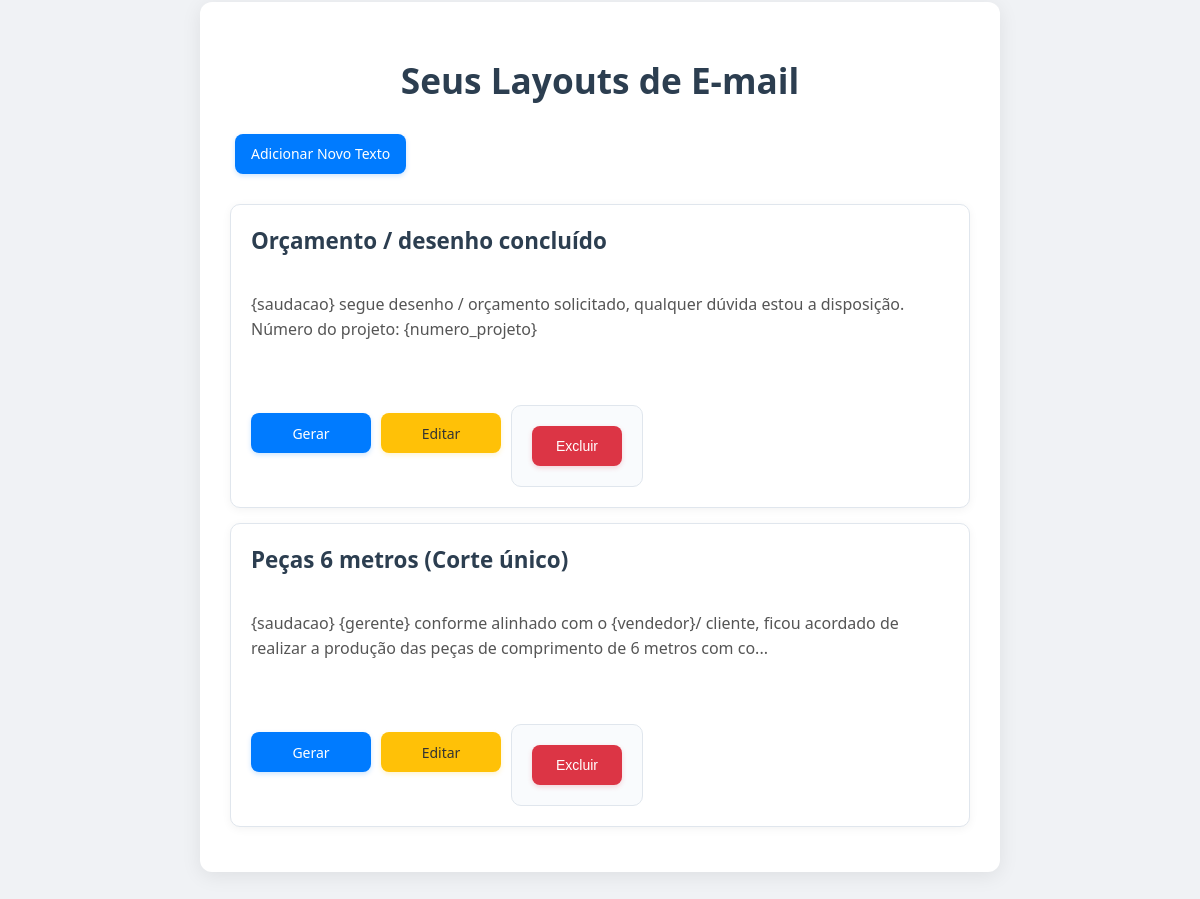
Before: / with the older database file.
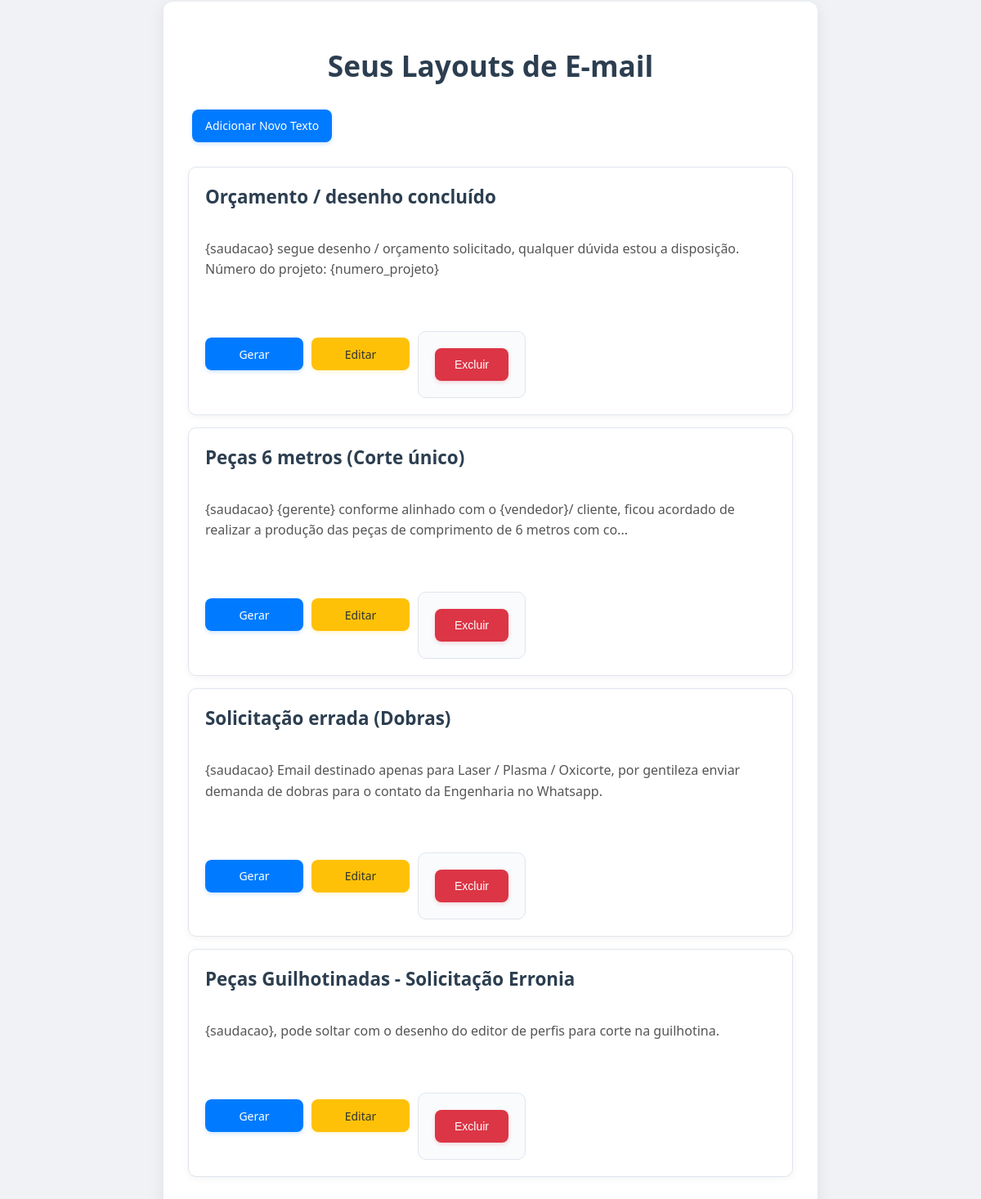
After: the same page with the newer database file.
### tables this page shows
CREATE TABLE texts (
            id INTEGER PRIMARY KEY AUTOINCREMENT,
            name TEXT NOT NULL,
            content TEXT NOT NULL
        );

### app.py (the view)
@app.route('/')
def index():
    conn = get_db_connection()
    texts = conn.execute('SELECT * FROM texts').fetchall()
    conn.close()
    return render_template('index.html', texts=texts)

### app.py (called while the page is built)
def get_db_connection():
    conn = sqlite3.connect('texts.db')
    conn.row_factory = sqlite3.Row
    return conn

### templates/index.html (shortened to what this page needs)
<!DOCTYPE html>
<html lang="pt-br">
<head>
    <link rel="stylesheet" href="{{ url_for('static', filename='css/style.css') }}">
</head>
<body>
    <div class="container">
        <h1>Seus Layouts de E-mail</h1>
        <a href="{{ url_for('add_text') }}" class="button">Adicionar Novo Texto</a>
        <div class="text-list">
            {% for text in texts %}
                <div class="text-item">
                    <h2>{{ text.name }}</h2>
                    <p>{{ text.content | truncate(150, True, '...', 0) }}</p>
                    <div class="actions">
                        <a href="{{ url_for('generate_text', text_id=text.id) }}" class="button">Gerar</a>
                        <a href="{{ url_for('edit_text', text_id=text.id) }}" class="button edit-button">Editar</a>
                        <form action="{{ url_for('delete_text', text_id=text.id) }}" method="POST" style="display:inline;">
                            <button type="submit" class="button delete-button" onclick="return confirm('Tem certeza que deseja excluir este texto?');">Excluir</button>
                        </form>
                    </div>
                </div>
            {% else %}
                <p>Nenhum texto pré-pronto cadastrado ainda. <a href="{{ url_for('add_text') }}">Adicione um!</a></p>
            {% endfor %}
        </div>
    </div>
</body>
</html>

### static/css/style.css (style rules this page uses)
body { font-family: 'Segoe UI', Roboto, 'Helvetica Neue', Arial, sans-serif; background-color: #f0f2f5; color: #333; margin: 0; padding: 2px; display: flex; justify-content: center; align-items: flex-start; min-height: 150vh; }
.container { background-color: #fff; padding: 30px; border-radius: 12px; box-shadow: 0 4px 20px rgba(0, 0, 0, 0.08); width: 100%; max-width: 800px; box-sizing: border-box; }
h1 { color: #2c3e50; text-align: center; margin-bottom: 25px; font-size: 2.2em; font-weight: 600; }
h2 { color: #34495e; margin-bottom: 15px; font-size: 1.5em; font-weight: 500; }
.button { display: inline-flex; justify-content: center; align-items: center; min-width: 100px; height: 40px; background-color: #007bff; color: white; padding: 8px 16px; border: none; border-radius: 8px; cursor: pointer; text-decoration: none; font-size: 14px; font-weight: 500; margin: 5px; transition: all 0.3s ease; box-shadow: 0 2px 5px rgba(0, 123, 255, 0.2); box-sizing: border-box; }
.edit-button { background-color: #ffc107; color: #333; box-shadow: 0 2px 5px rgba(255, 193, 7, 0.2); }
.delete-button { background-color: #dc3545; box-shadow: 0 2px 5px rgba(220, 53, 69, 0.2); }
.text-list { margin-top: 25px; }
.text-item { background-color: #ffffff; border: 1px solid #e0e6ed; padding: 20px; margin-bottom: 15px; border-radius: 10px; display: flex; flex-direction: column; gap: 12px; box-shadow: 0 2px 10px rgba(0, 0, 0, 0.05); transition: transform 0.2s ease, box-shadow 0.2s ease; }
.text-item h2 { margin-top: 0; margin-bottom: 8px; color: #2c3e50; text-align: left; font-size: 1.4em; font-weight: 600; }
.text-item p { margin-bottom: 10px; white-space: pre-wrap; line-height: 1.6; color: #555; }
.text-item .actions { margin-top: 15px; display: flex; gap: 10px; flex-wrap: wrap; justify-content: flex-start; align-items: center; }
.text-item .actions .button { flex: 1; min-width: 90px; max-width: 120px; margin: 0; text-align: center; }
form { display: flex; flex-direction: column; gap: 18px; margin-top: 25px; padding: 20px; background-color: #f9fbfd; border-radius: 10px; border: 1px solid #e0e6ed; }

Changed rows visible on the page:
added texts: name "Solicitação errada (Dobras)", content "{saudacao} Email destinado apenas para Laser / Plasma / Oxicorte, por gentileza enviar demanda de dobras para o contato da Engenharia no Whatsapp."
added texts: name "Peças Guilhotinadas - Solicitação Erronia", content "{saudacao}, pode soltar com o desenho do editor de perfis para corte na guilhotina."
